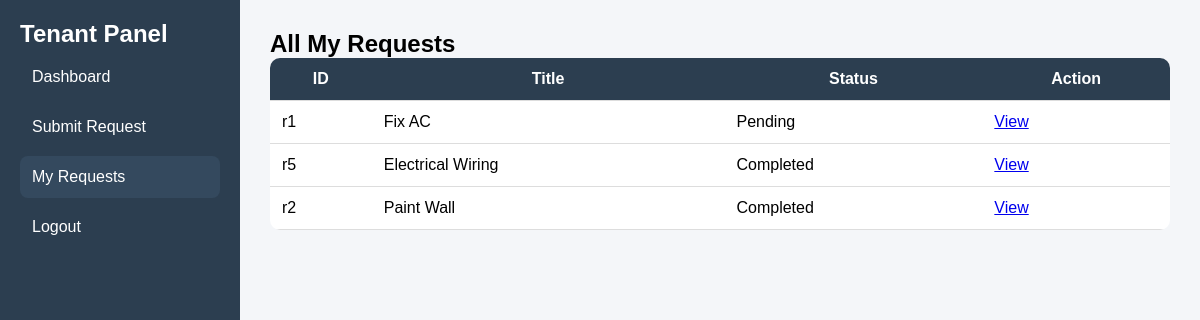
The app's page /tenant/requests (signed in), older data.
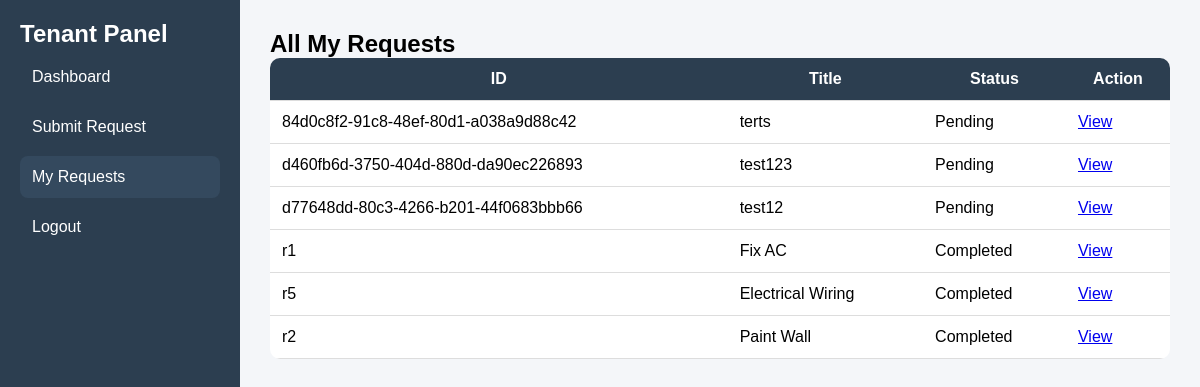
The same page, newer data.
### tables this page shows
CREATE TABLE requests (
        id TEXT PRIMARY KEY,
        title TEXT,
        description TEXT,
        status TEXT,
        assigned_to TEXT,
        date TEXT,
        user_id TEXT,
        FOREIGN KEY(user_id) REFERENCES users(id),
        FOREIGN KEY(assigned_to) REFERENCES users(id)
    );

### app.py (the view)
@app.route('/tenant/requests')
@Role_Authentication(["tenant"])
def tenant_all_requests():
    tenant_id = session.get('User_id')
    conn = get_db_connection()
    all_requests = conn.execute(
        "SELECT id, title, status, date FROM requests WHERE user_id = ? ORDER BY date DESC", (tenant_id,)
    ).fetchall()
    conn.close()
    return render_template('tenant_all_requests.html', requests=all_requests, role=session.get('role'))

### app.py (called while the page is built)
def get_db_connection():
    conn = sqlite3.connect(DB_NAME)
    conn.row_factory = sqlite3.Row
    return conn

def Role_Authentication(allowed_roles):
    def decorator(f):
        @wraps(f)
        def decorated_function(*args, **Kwargs):
            if 'role' not in session:
                flash('Access denied. Please log in.')
                return redirect(url_for("login"))
            if session['role'] not in allowed_roles:
                flash('Access denied. Insufficient privileges.')
                return redirect(url_for("dashboard"))
            return f(*args, **Kwargs)
        return decorated_function
    return decorator

### templates/tenant_all_requests.html (shortened to what this page needs)
<!DOCTYPE html>
<html lang="en">
<head>
</head>
<body>
<div class="sidebar">
    <h2>Tenant Panel</h2>
    <a href="{{ url_for('tenant_dashboard') }}">Dashboard</a>
    <a href="{{ url_for('submit_request') }}">Submit Request</a>
    <a href="{{ url_for('tenant_all_requests') }}" class="active">My Requests</a>
    <a href="{{ url_for('logout') }}">Logout</a>
</div>
<div class="main">
<h2>All My Requests</h2>
<table>
<thead>
<tr>
<th>ID</th><th>Title</th><th>Status</th><th>Action</th>
</tr>
</thead>
<tbody>
{% for req in requests %}
<tr>
<td>{{ req.id }}</td>
<td>{{ req.title }}</td>
<td>{{ req.status }}</td>
<td><a href="{{ url_for('view_single_request', req_id=req.id) }}">View</a></td>
</tr>
{% endfor %}
</tbody>
</table>
</div>
</body>
</html>

### templates/tenant_all_requests.html (style rules this page uses)
* { margin:0;padding:0;box-sizing:border-box }
body { font-family:Arial,sans-serif;display:flex;background:#f4f6f9;min-height:100vh }
.sidebar { width:240px;background:#2c3e50;color:#fff;padding:20px }
.sidebar a { color:#fff;text-decoration:none;display:block;padding:12px;border-radius:8px;margin:8px 0 }
.sidebar a:hover,.active { background:#34495e }
.main { flex:1;padding:30px }
table { width:100%;background:#fff;border-collapse:collapse;border-radius:10px;overflow:hidden }
th,td { padding:12px;border-bottom:1px solid #ddd }
th { background:#2c3e50;color:#fff }

Row changes from the older to the newer data that the page shows:
added requests: id "84d0c8f2-91c8-48ef-80d1-a038a9d88c42", title "terts", status "Pending"
added requests: id "d460fb6d-3750-404d-880d-da90ec226893", title "test123", status "Pending"
added requests: id "d77648dd-80c3-4266-b201-44f0683bbb66", title "test12", status "Pending"
changed requests "Fix AC": status "Pending" → "Completed"
